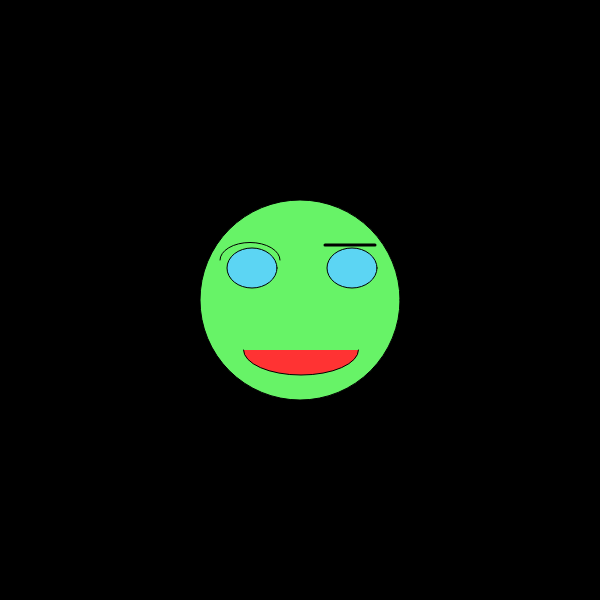
Frame 1 (no input)
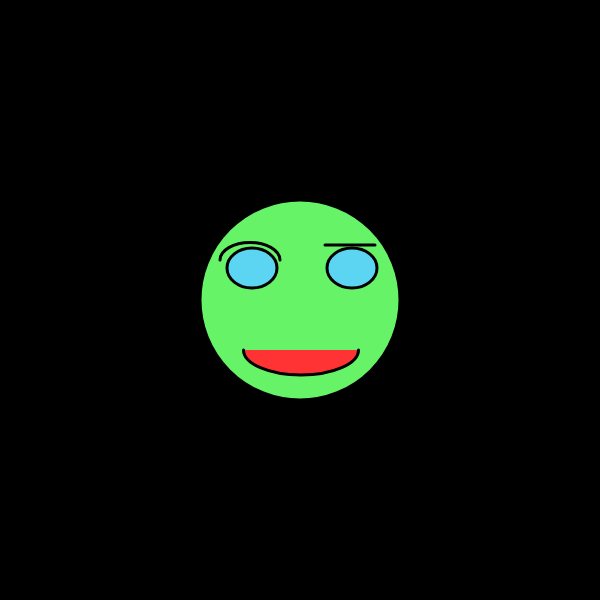
Frame 60 (no input)
Frame 120 (the mouse pressed at the canvas centre since frame 60): identical to frame 60, image omitted

The p5.js sketch that drew these frames (run headless with seeded random() and noise() and a simulated clock; from frame 60 on, the mouse is pressed at the canvas centre):

// p5.js sketch
// ── sketch.js
function setup() {
  createCanvas(600,600);//Crea un área de dibuix de 600 pixels quadrats, 600 pixels d'ample i 600 pixels d'alçada, canvas és àrea de dibuix. Setup és la configuració o característiques del nostre codí
}

function draw() {//draw significa dibuixar
  background(0);//fons de color gris, és de color gris  perquè hi ha un número entre 0 i 255 i el 0 és negre i el 255 és blanc
  fill(103,243,103)//fill és omplir de color el que hi ha a contuniació en aquest cas el·lipse. El primer número es el nivell de vermellor(R:red), el segon número es el nivell de verdor(G:green) i el tercer número es el nivell de blavor(B:blue). Podem fer 255X255X255:16.700.000 de colors diferents. He de posar el color que vulgui als ulls i a la cara canviant els 3 números, buscant a google colors RGB.
  ellipse(300,300,200,200)//És la cara sencera. El primer número significa la posició X (horitzontal) del centre de la el·lipse. El segon número significa la posició Y (vertical) del centre de la el·lipse. El tercer número significa l'amplada de la el·lipse en píxels i el quart l'alçada de la el·lipse. Sempre els números son píxels contats des de la cantonada superior esquerra, és a dir el punt 0,0 es troba diferent que a matemàtiques (cantonada inferior esquerra)
  fill(92,213,243);//color dels ulls
  ellipse(252,268,50,40);//es l'úll dret perquè és 350 de X al centre
  ellipse(352,268,50,40);//és l'ull esquerra perquè es 250 pixels de X del centre
  fill(255,51,51);//és el color de la boca i es vermellós perqué te molta quantitat de vermell
  arc(301,350,115,50,0,PI);//boca
  noFill();//no omplis de color la cella
  arc(250,260,60,35,PI,0);//cella esquerra
  strokeWeight(3)
  line(325,245,375,245);//cella dreta: els dos primers números són la X 
}
